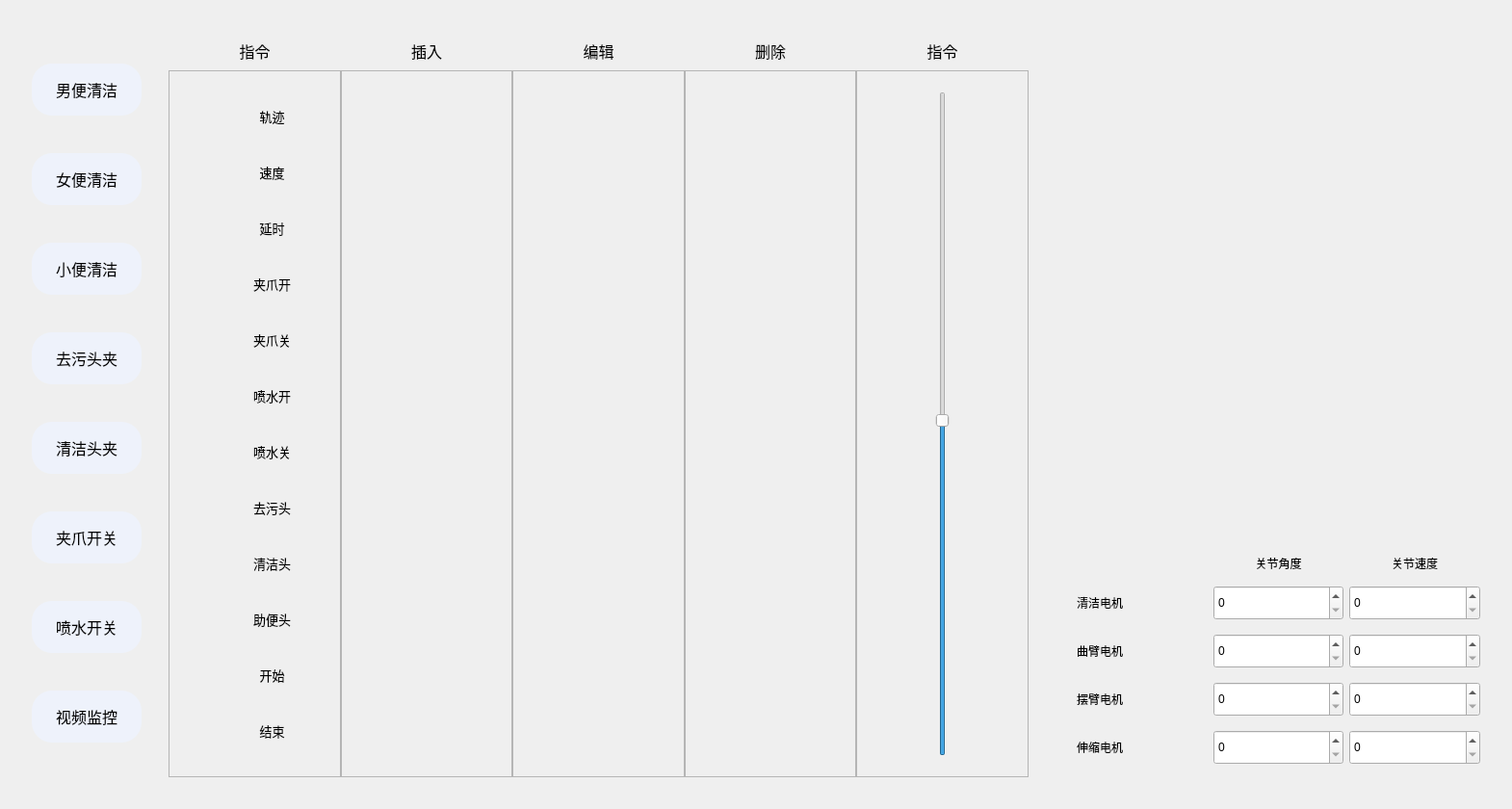
<?xml version="1.0" encoding="UTF-8"?>
<ui version="4.0">
 <class>IntellectArmViewClass</class>
 <widget class="QWidget" name="IntellectArmViewClass">
  <property name="geometry">
   <rect>
    <x>0</x>
    <y>0</y>
    <width>1570</width>
    <height>839</height>
   </rect>
  </property>
  <property name="windowTitle">
   <string>HomeView</string>
  </property>
  <layout class="QHBoxLayout" name="horizontalLayout" stretch="7,3">
   <item>
    <widget class="QWidget" name="widget_8" native="true">
     <property name="Style_Widget" stdset="0">
      <string>Style_White_Widget</string>
     </property>
     <layout class="QHBoxLayout" name="horizontalLayout_2">
      <item>
       <widget class="QWidget" name="widget" native="true">
        <property name="sizePolicy">
         <sizepolicy hsizetype="Fixed" vsizetype="Preferred">
          <horstretch>0</horstretch>
          <verstretch>0</verstretch>
         </sizepolicy>
        </property>
        <property name="font">
         <font>
          <pointsize>12</pointsize>
         </font>
        </property>
        <property name="styleSheet">
         <string notr="true">QAbstractButton {
	padding: 15px;
	padding-left: 25px;
	padding-right: 25px;
    border-radius: 21px;
    border: 0px solid #B5B5B5;
    background-color: #EEF2FB;
}</string>
        </property>
        <layout class="QVBoxLayout" name="verticalLayout">
         <item>
          <widget class="QPushButton" name="pushButton">
           <property name="sizePolicy">
            <sizepolicy hsizetype="Preferred" vsizetype="Fixed">
             <horstretch>0</horstretch>
             <verstretch>0</verstretch>
            </sizepolicy>
           </property>
           <property name="font">
            <font>
             <pointsize>12</pointsize>
            </font>
           </property>
           <property name="text">
            <string>男便清洁</string>
           </property>
          </widget>
         </item>
         <item>
          <widget class="QPushButton" name="pushButton_2">
           <property name="sizePolicy">
            <sizepolicy hsizetype="Preferred" vsizetype="Fixed">
             <horstretch>0</horstretch>
             <verstretch>0</verstretch>
            </sizepolicy>
           </property>
           <property name="font">
            <font>
             <pointsize>12</pointsize>
            </font>
           </property>
           <property name="text">
            <string>女便清洁</string>
           </property>
          </widget>
         </item>
         <item>
          <widget class="QPushButton" name="pushButton_3">
           <property name="sizePolicy">
            <sizepolicy hsizetype="Preferred" vsizetype="Fixed">
             <horstretch>0</horstretch>
             <verstretch>0</verstretch>
            </sizepolicy>
           </property>
           <property name="font">
            <font>
             <pointsize>12</pointsize>
            </font>
           </property>
           <property name="text">
            <string>小便清洁</string>
           </property>
          </widget>
         </item>
         <item>
          <widget class="QPushButton" name="pushButton_4">
           <property name="sizePolicy">
            <sizepolicy hsizetype="Preferred" vsizetype="Fixed">
             <horstretch>0</horstretch>
             <verstretch>0</verstretch>
            </sizepolicy>
           </property>
           <property name="font">
            <font>
             <pointsize>12</pointsize>
            </font>
           </property>
           <property name="text">
            <string>去污头夹</string>
           </property>
          </widget>
         </item>
         <item>
          <widget class="QPushButton" name="pushButton_8">
           <property name="sizePolicy">
            <sizepolicy hsizetype="Preferred" vsizetype="Fixed">
             <horstretch>0</horstretch>
             <verstretch>0</verstretch>
            </sizepolicy>
           </property>
           <property name="font">
            <font>
             <pointsize>12</pointsize>
            </font>
           </property>
           <property name="text">
            <string>清洁头夹</string>
           </property>
          </widget>
         </item>
         <item>
          <widget class="QPushButton" name="pushButton_5">
           <property name="sizePolicy">
            <sizepolicy hsizetype="Preferred" vsizetype="Fixed">
             <horstretch>0</horstretch>
             <verstretch>0</verstretch>
            </sizepolicy>
           </property>
           <property name="font">
            <font>
             <pointsize>12</pointsize>
            </font>
           </property>
           <property name="text">
            <string>夹爪开关</string>
           </property>
          </widget>
         </item>
         <item>
          <widget class="QPushButton" name="pushButton_6">
           <property name="sizePolicy">
            <sizepolicy hsizetype="Preferred" vsizetype="Fixed">
             <horstretch>0</horstretch>
             <verstretch>0</verstretch>
            </sizepolicy>
           </property>
           <property name="font">
            <font>
             <pointsize>12</pointsize>
            </font>
           </property>
           <property name="text">
            <string>喷水开关</string>
           </property>
          </widget>
         </item>
         <item>
          <widget class="QPushButton" name="pushButton_7">
           <property name="sizePolicy">
            <sizepolicy hsizetype="Preferred" vsizetype="Fixed">
             <horstretch>0</horstretch>
             <verstretch>0</verstretch>
            </sizepolicy>
           </property>
           <property name="font">
            <font>
             <pointsize>12</pointsize>
            </font>
           </property>
           <property name="text">
            <string>视频监控</string>
           </property>
          </widget>
         </item>
        </layout>
       </widget>
      </item>
      <item>
       <widget class="QWidget" name="widget_2" native="true">
        <property name="styleSheet">
         <string notr="true">QLabel[Style_Widget=&quot;Label&quot;] {
	padding: 10px;
	padding-left: 15px;
	padding-right: 15px;
    border-top-left-radius: 21px;
    border-top-right-radius: 21px;
    border: 1px solid #B5B5B5;
}

.QFrame {
	padding: 10px;
	padding-left: 15px;
	padding-right: 15px;
    border: 1px solid #B5B5B5;
}</string>
        </property>
        <layout class="QGridLayout" name="gridLayout">
         <property name="spacing">
          <number>0</number>
         </property>
         <item row="0" column="1">
          <widget class="QLabel" name="label_2">
           <property name="sizePolicy">
            <sizepolicy hsizetype="Preferred" vsizetype="Fixed">
             <horstretch>0</horstretch>
             <verstretch>0</verstretch>
            </sizepolicy>
           </property>
           <property name="minimumSize">
            <size>
             <width>0</width>
             <height>40</height>
            </size>
           </property>
           <property name="font">
            <font>
             <pointsize>12</pointsize>
            </font>
           </property>
           <property name="text">
            <string>插入</string>
           </property>
           <property name="alignment">
            <set>Qt::AlignCenter</set>
           </property>
           <property name="Style_Widget" stdset="0">
            <string>Label</string>
           </property>
          </widget>
         </item>
         <item row="0" column="3">
          <widget class="QLabel" name="label_5">
           <property name="sizePolicy">
            <sizepolicy hsizetype="Preferred" vsizetype="Fixed">
             <horstretch>0</horstretch>
             <verstretch>0</verstretch>
            </sizepolicy>
           </property>
           <property name="minimumSize">
            <size>
             <width>0</width>
             <height>40</height>
            </size>
           </property>
           <property name="font">
            <font>
             <pointsize>12</pointsize>
            </font>
           </property>
           <property name="text">
            <string>删除</string>
           </property>
           <property name="alignment">
            <set>Qt::AlignCenter</set>
           </property>
           <property name="Style_Widget" stdset="0">
            <string>Label</string>
           </property>
          </widget>
         </item>
         <item row="0" column="0">
          <widget class="QLabel" name="label">
           <property name="sizePolicy">
            <sizepolicy hsizetype="Preferred" vsizetype="Fixed">
             <horstretch>0</horstretch>
             <verstretch>0</verstretch>
            </sizepolicy>
           </property>
           <property name="minimumSize">
            <size>
             <width>0</width>
             <height>40</height>
            </size>
           </property>
           <property name="font">
            <font>
             <pointsize>12</pointsize>
            </font>
           </property>
           <property name="text">
            <string>指令</string>
           </property>
           <property name="alignment">
            <set>Qt::AlignCenter</set>
           </property>
           <property name="Style_Widget" stdset="0">
            <string>Label</string>
           </property>
          </widget>
         </item>
         <item row="0" column="2">
          <widget class="QLabel" name="label_3">
           <property name="sizePolicy">
            <sizepolicy hsizetype="Preferred" vsizetype="Fixed">
             <horstretch>0</horstretch>
             <verstretch>0</verstretch>
            </sizepolicy>
           </property>
           <property name="minimumSize">
            <size>
             <width>0</width>
             <height>40</height>
            </size>
           </property>
           <property name="font">
            <font>
             <pointsize>12</pointsize>
            </font>
           </property>
           <property name="text">
            <string>编辑</string>
           </property>
           <property name="alignment">
            <set>Qt::AlignCenter</set>
           </property>
           <property name="Style_Widget" stdset="0">
            <string>Label</string>
           </property>
          </widget>
         </item>
         <item row="0" column="4">
          <widget class="QLabel" name="label_4">
           <property name="sizePolicy">
            <sizepolicy hsizetype="Preferred" vsizetype="Fixed">
             <horstretch>0</horstretch>
             <verstretch>0</verstretch>
            </sizepolicy>
           </property>
           <property name="minimumSize">
            <size>
             <width>0</width>
             <height>40</height>
            </size>
           </property>
           <property name="font">
            <font>
             <pointsize>12</pointsize>
            </font>
           </property>
           <property name="text">
            <string>指令</string>
           </property>
           <property name="alignment">
            <set>Qt::AlignCenter</set>
           </property>
           <property name="Style_Widget" stdset="0">
            <string>Label</string>
           </property>
          </widget>
         </item>
         <item row="1" column="4">
          <widget class="QFrame" name="frame_7">
           <layout class="QHBoxLayout" name="horizontalLayout_3">
            <item>
             <widget class="QSlider" name="verticalSlider">
              <property name="value">
               <number>50</number>
              </property>
              <property name="orientation">
               <enum>Qt::Vertical</enum>
              </property>
             </widget>
            </item>
           </layout>
          </widget>
         </item>
         <item row="1" column="0">
          <widget class="QFrame" name="frame_3">
           <layout class="QVBoxLayout" name="verticalLayout_2">
            <item>
             <widget class="QWidget" name="widget_6" native="true">
              <property name="sizePolicy">
               <sizepolicy hsizetype="Preferred" vsizetype="Fixed">
                <horstretch>0</horstretch>
                <verstretch>0</verstretch>
               </sizepolicy>
              </property>
              <property name="styleSheet">
               <string notr="true">QWidget[Style_Widget=&quot;color&quot;] {
	border-radius:15px;
	background-color: rgb(76, 151, 255);
}</string>
              </property>
              <layout class="QHBoxLayout" name="horizontalLayout_4">
               <item>
                <widget class="QWidget" name="widget_7" native="true">
                 <property name="minimumSize">
                  <size>
                   <width>30</width>
                   <height>30</height>
                  </size>
                 </property>
                 <property name="maximumSize">
                  <size>
                   <width>30</width>
                   <height>30</height>
                  </size>
                 </property>
                 <property name="Style_Widget" stdset="0">
                  <string>color</string>
                 </property>
                </widget>
               </item>
               <item>
                <widget class="QLabel" name="label_11">
                 <property name="font">
                  <font>
                   <pointsize>10</pointsize>
                  </font>
                 </property>
                 <property name="text">
                  <string>轨迹</string>
                 </property>
                 <property name="alignment">
                  <set>Qt::AlignCenter</set>
                 </property>
                </widget>
               </item>
              </layout>
             </widget>
            </item>
            <item>
             <widget class="QWidget" name="widget_10" native="true">
              <property name="sizePolicy">
               <sizepolicy hsizetype="Preferred" vsizetype="Fixed">
                <horstretch>0</horstretch>
                <verstretch>0</verstretch>
               </sizepolicy>
              </property>
              <property name="styleSheet">
               <string notr="true">QWidget[Style_Widget=&quot;color&quot;] {
	border-radius:15px;
	background-color: rgb(76, 151, 255);
}</string>
              </property>
              <layout class="QHBoxLayout" name="horizontalLayout_5">
               <item>
                <widget class="QWidget" name="widget_11" native="true">
                 <property name="minimumSize">
                  <size>
                   <width>30</width>
                   <height>30</height>
                  </size>
                 </property>
                 <property name="maximumSize">
                  <size>
                   <width>30</width>
                   <height>30</height>
                  </size>
                 </property>
                 <property name="Style_Widget" stdset="0">
                  <string>color</string>
                 </property>
                </widget>
               </item>
               <item>
                <widget class="QLabel" name="label_13">
                 <property name="font">
                  <font>
                   <pointsize>10</pointsize>
                  </font>
                 </property>
                 <property name="text">
                  <string>速度</string>
                 </property>
                 <property name="alignment">
                  <set>Qt::AlignCenter</set>
                 </property>
                </widget>
               </item>
              </layout>
             </widget>
            </item>
            <item>
             <widget class="QWidget" name="widget_12" native="true">
              <property name="sizePolicy">
               <sizepolicy hsizetype="Preferred" vsizetype="Fixed">
                <horstretch>0</horstretch>
                <verstretch>0</verstretch>
               </sizepolicy>
              </property>
              <property name="styleSheet">
               <string notr="true">QWidget[Style_Widget=&quot;color&quot;] {
	border-radius:15px;
	background-color: rgb(76, 151, 255);
}</string>
              </property>
              <layout class="QHBoxLayout" name="horizontalLayout_6">
               <item>
                <widget class="QWidget" name="widget_13" native="true">
                 <property name="minimumSize">
                  <size>
                   <width>30</width>
                   <height>30</height>
                  </size>
                 </property>
                 <property name="maximumSize">
                  <size>
                   <width>30</width>
                   <height>30</height>
                  </size>
                 </property>
                 <property name="Style_Widget" stdset="0">
                  <string>color</string>
                 </property>
                </widget>
               </item>
               <item>
                <widget class="QLabel" name="label_14">
                 <property name="font">
                  <font>
                   <pointsize>10</pointsize>
                  </font>
                 </property>
                 <property name="text">
                  <string>延时</string>
                 </property>
                 <property name="alignment">
                  <set>Qt::AlignCenter</set>
                 </property>
                </widget>
               </item>
              </layout>
             </widget>
            </item>
            <item>
             <widget class="QWidget" name="widget_14" native="true">
              <property name="sizePolicy">
               <sizepolicy hsizetype="Preferred" vsizetype="Fixed">
                <horstretch>0</horstretch>
                <verstretch>0</verstretch>
               </sizepolicy>
              </property>
              <property name="styleSheet">
               <string notr="true">QWidget[Style_Widget=&quot;color&quot;] {
	border-radius:15px;
	background-color: rgb(76, 151, 255);
}</string>
              </property>
              <layout class="QHBoxLayout" name="horizontalLayout_7">
               <item>
                <widget class="QWidget" name="widget_15" native="true">
                 <property name="minimumSize">
                  <size>
                   <width>30</width>
                   <height>30</height>
                  </size>
                 </property>
                 <property name="maximumSize">
                  <size>
                   <width>30</width>
                   <height>30</height>
                  </size>
                 </property>
                 <property name="Style_Widget" stdset="0">
                  <string>color</string>
                 </property>
                </widget>
               </item>
               <item>
                <widget class="QLabel" name="label_15">
                 <property name="font">
                  <font>
                   <pointsize>10</pointsize>
                  </font>
                 </property>
                 <property name="text">
                  <string>夹爪开</string>
                 </property>
                 <property name="alignment">
                  <set>Qt::AlignCenter</set>
                 </property>
                </widget>
               </item>
              </layout>
             </widget>
            </item>
            <item>
             <widget class="QWidget" name="widget_16" native="true">
              <property name="sizePolicy">
               <sizepolicy hsizetype="Preferred" vsizetype="Fixed">
                <horstretch>0</horstretch>
                <verstretch>0</verstretch>
               </sizepolicy>
              </property>
              <property name="styleSheet">
               <string notr="true">QWidget[Style_Widget=&quot;color&quot;] {
	border-radius:15px;
	background-color: rgb(76, 151, 255);
}</string>
              </property>
              <layout class="QHBoxLayout" name="horizontalLayout_8">
               <item>
                <widget class="QWidget" name="widget_17" native="true">
                 <property name="minimumSize">
                  <size>
                   <width>30</width>
                   <height>30</height>
                  </size>
                 </property>
                 <property name="maximumSize">
                  <size>
                   <width>30</width>
                   <height>30</height>
                  </size>
                 </property>
                 <property name="Style_Widget" stdset="0">
                  <string>color</string>
                 </property>
                </widget>
               </item>
               <item>
                <widget class="QLabel" name="label_16">
                 <property name="font">
                  <font>
                   <pointsize>10</pointsize>
                  </font>
                 </property>
                 <property name="text">
                  <string>夹爪关</string>
                 </property>
                 <property name="alignment">
                  <set>Qt::AlignCenter</set>
                 </property>
                </widget>
               </item>
              </layout>
             </widget>
            </item>
            <item>
             <widget class="QWidget" name="widget_18" native="true">
              <property name="sizePolicy">
               <sizepolicy hsizetype="Preferred" vsizetype="Fixed">
                <horstretch>0</horstretch>
                <verstretch>0</verstretch>
               </sizepolicy>
              </property>
              <property name="styleSheet">
               <string notr="true">QWidget[Style_Widget=&quot;color&quot;] {
	border-radius:15px;
	background-color: rgb(76, 151, 255);
}</string>
              </property>
              <layout class="QHBoxLayout" name="horizontalLayout_9">
               <item>
                <widget class="QWidget" name="widget_19" native="true">
                 <property name="minimumSize">
                  <size>
                   <width>30</width>
                   <height>30</height>
                  </size>
                 </property>
                 <property name="maximumSize">
                  <size>
                   <width>30</width>
                   <height>30</height>
                  </size>
                 </property>
                 <property name="Style_Widget" stdset="0">
                  <string>color</string>
                 </property>
                </widget>
               </item>
               <item>
                <widget class="QLabel" name="label_17">
                 <property name="font">
                  <font>
                   <pointsize>10</pointsize>
                  </font>
                 </property>
                 <property name="text">
                  <string>喷水开</string>
                 </property>
                 <property name="alignment">
                  <set>Qt::AlignCenter</set>
                 </property>
                </widget>
               </item>
              </layout>
             </widget>
            </item>
            <item>
             <widget class="QWidget" name="widget_20" native="true">
              <property name="sizePolicy">
               <sizepolicy hsizetype="Preferred" vsizetype="Fixed">
                <horstretch>0</horstretch>
                <verstretch>0</verstretch>
               </sizepolicy>
              </property>
              <property name="styleSheet">
               <string notr="true">QWidget[Style_Widget=&quot;color&quot;] {
	border-radius:15px;
	background-color: rgb(76, 151, 255);
}</string>
              </property>
              <layout class="QHBoxLayout" name="horizontalLayout_10">
               <item>
                <widget class="QWidget" name="widget_21" native="true">
                 <property name="minimumSize">
                  <size>
                   <width>30</width>
                   <height>30</height>
                  </size>
                 </property>
                 <property name="maximumSize">
                  <size>
                   <width>30</width>
                   <height>30</height>
                  </size>
                 </property>
                 <property name="Style_Widget" stdset="0">
                  <string>color</string>
                 </property>
                </widget>
               </item>
               <item>
                <widget class="QLabel" name="label_18">
                 <property name="font">
                  <font>
                   <pointsize>10</pointsize>
                  </font>
                 </property>
                 <property name="text">
                  <string>喷水关</string>
                 </property>
                 <property name="alignment">
                  <set>Qt::AlignCenter</set>
                 </property>
                </widget>
               </item>
              </layout>
             </widget>
            </item>
            <item>
             <widget class="QWidget" name="widget_22" native="true">
              <property name="sizePolicy">
               <sizepolicy hsizetype="Preferred" vsizetype="Fixed">
                <horstretch>0</horstretch>
                <verstretch>0</verstretch>
               </sizepolicy>
              </property>
              <property name="styleSheet">
               <string notr="true">QWidget[Style_Widget=&quot;color&quot;] {
	border-radius:15px;
	background-color: rgb(76, 151, 255);
}</string>
              </property>
              <layout class="QHBoxLayout" name="horizontalLayout_11">
               <item>
                <widget class="QWidget" name="widget_23" native="true">
                 <property name="minimumSize">
                  <size>
                   <width>30</width>
                   <height>30</height>
                  </size>
                 </property>
                 <property name="maximumSize">
                  <size>
                   <width>30</width>
                   <height>30</height>
                  </size>
                 </property>
                 <property name="Style_Widget" stdset="0">
                  <string>color</string>
                 </property>
                </widget>
               </item>
               <item>
                <widget class="QLabel" name="label_19">
                 <property name="font">
                  <font>
                   <pointsize>10</pointsize>
                  </font>
                 </property>
                 <property name="text">
                  <string>去污头</string>
                 </property>
                 <property name="alignment">
                  <set>Qt::AlignCenter</set>
                 </property>
                </widget>
               </item>
              </layout>
             </widget>
            </item>
            <item>
             <widget class="QWidget" name="widget_24" native="true">
              <property name="sizePolicy">
               <sizepolicy hsizetype="Preferred" vsizetype="Fixed">
                <horstretch>0</horstretch>
                <verstretch>0</verstretch>
               </sizepolicy>
              </property>
              <property name="styleSheet">
               <string notr="true">QWidget[Style_Widget=&quot;color&quot;] {
	border-radius:15px;
	background-color: rgb(76, 151, 255);
}</string>
              </property>
              <layout class="QHBoxLayout" name="horizontalLayout_12">
               <item>
                <widget class="QWidget" name="widget_25" native="true">
                 <property name="minimumSize">
                  <size>
                   <width>30</width>
                   <height>30</height>
                  </size>
                 </property>
                 <property name="maximumSize">
                  <size>
                   <width>30</width>
                   <height>30</height>
                  </size>
                 </property>
                 <property name="Style_Widget" stdset="0">
                  <string>color</string>
                 </property>
                </widget>
               </item>
               <item>
                <widget class="QLabel" name="label_20">
                 <property name="font">
                  <font>
                   <pointsize>10</pointsize>
                  </font>
                 </property>
                 <property name="text">
                  <string>清洁头</string>
                 </property>
                 <property name="alignment">
                  <set>Qt::AlignCenter</set>
                 </property>
                </widget>
               </item>
              </layout>
             </widget>
            </item>
            <item>
             <widget class="QWidget" name="widget_26" native="true">
              <property name="sizePolicy">
               <sizepolicy hsizetype="Preferred" vsizetype="Fixed">
                <horstretch>0</horstretch>
                <verstretch>0</verstretch>
               </sizepolicy>
              </property>
              <property name="styleSheet">
               <string notr="true">QWidget[Style_Widget=&quot;color&quot;] {
	border-radius:15px;
	background-color: rgb(76, 151, 255);
}</string>
              </property>
              <layout class="QHBoxLayout" name="horizontalLayout_13">
               <item>
                <widget class="QWidget" name="widget_27" native="true">
                 <property name="minimumSize">
                  <size>
                   <width>30</width>
                   <height>30</height>
                  </size>
                 </property>
                 <property name="maximumSize">
                  <size>
                   <width>30</width>
                   <height>30</height>
                  </size>
                 </property>
                 <property name="Style_Widget" stdset="0">
                  <string>color</string>
                 </property>
                </widget>
               </item>
               <item>
                <widget class="QLabel" name="label_21">
                 <property name="font">
                  <font>
                   <pointsize>10</pointsize>
                  </font>
                 </property>
                 <property name="text">
                  <string>助便头</string>
                 </property>
                 <property name="alignment">
                  <set>Qt::AlignCenter</set>
                 </property>
                </widget>
               </item>
              </layout>
             </widget>
            </item>
            <item>
             <widget class="QWidget" name="widget_28" native="true">
              <property name="sizePolicy">
               <sizepolicy hsizetype="Preferred" vsizetype="Fixed">
                <horstretch>0</horstretch>
                <verstretch>0</verstretch>
               </sizepolicy>
              </property>
              <property name="styleSheet">
               <string notr="true">QWidget[Style_Widget=&quot;color&quot;] {
	border-radius:15px;
	background-color: rgb(76, 151, 255);
}</string>
              </property>
              <layout class="QHBoxLayout" name="horizontalLayout_14">
               <item>
                <widget class="QWidget" name="widget_29" native="true">
                 <property name="minimumSize">
                  <size>
                   <width>30</width>
                   <height>30</height>
                  </size>
                 </property>
                 <property name="maximumSize">
                  <size>
                   <width>30</width>
                   <height>30</height>
                  </size>
                 </property>
                 <property name="Style_Widget" stdset="0">
                  <string>color</string>
                 </property>
                </widget>
               </item>
               <item>
                <widget class="QLabel" name="label_22">
                 <property name="font">
                  <font>
                   <pointsize>10</pointsize>
                  </font>
                 </property>
                 <property name="text">
                  <string>开始</string>
                 </property>
                 <property name="alignment">
                  <set>Qt::AlignCenter</set>
                 </property>
                </widget>
               </item>
              </layout>
             </widget>
            </item>
            <item>
             <widget class="QWidget" name="widget_30" native="true">
              <property name="sizePolicy">
               <sizepolicy hsizetype="Preferred" vsizetype="Fixed">
                <horstretch>0</horstretch>
                <verstretch>0</verstretch>
               </sizepolicy>
              </property>
              <property name="styleSheet">
               <string notr="true">QWidget[Style_Widget=&quot;color&quot;] {
	border-radius:15px;
	background-color: rgb(76, 151, 255);
}</string>
              </property>
              <layout class="QHBoxLayout" name="horizontalLayout_15">
               <item>
                <widget class="QWidget" name="widget_31" native="true">
                 <property name="minimumSize">
                  <size>
                   <width>30</width>
                   <height>30</height>
                  </size>
                 </property>
                 <property name="maximumSize">
                  <size>
                   <width>30</width>
                   <height>30</height>
                  </size>
                 </property>
                 <property name="Style_Widget" stdset="0">
                  <string>color</string>
                 </property>
                </widget>
               </item>
               <item>
                <widget class="QLabel" name="label_23">
                 <property name="font">
                  <font>
                   <pointsize>10</pointsize>
                  </font>
                 </property>
                 <property name="text">
                  <string>结束</string>
                 </property>
                 <property name="alignment">
                  <set>Qt::AlignCenter</set>
                 </property>
                </widget>
               </item>
              </layout>
             </widget>
            </item>
            <item>
             <spacer name="verticalSpacer">
              <property name="orientation">
               <enum>Qt::Vertical</enum>
              </property>
              <property name="sizeHint" stdset="0">
               <size>
                <width>20</width>
                <height>40</height>
               </size>
              </property>
             </spacer>
            </item>
           </layout>
          </widget>
         </item>
         <item row="1" column="1">
          <widget class="QFrame" name="frame_4"/>
         </item>
         <item row="1" column="2">
          <widget class="QFrame" name="frame_5"/>
         </item>
         <item row="1" column="3">
          <widget class="QFrame" name="frame_6"/>
         </item>
        </layout>
       </widget>
      </item>
     </layout>
    </widget>
   </item>
   <item>
    <widget class="QWidget" name="widget_9" native="true">
     <property name="Style_Widget" stdset="0">
      <string>Style_White_Widget</string>
     </property>
     <layout class="QGridLayout" name="gridLayout_2">
      <item row="3" column="0" colspan="2">
       <widget class="QWidget" name="widget_5" native="true">
        <layout class="QGridLayout" name="gridLayout_3">
         <item row="0" column="3">
          <widget class="QLabel" name="label_7">
           <property name="sizePolicy">
            <sizepolicy hsizetype="Preferred" vsizetype="Fixed">
             <horstretch>0</horstretch>
             <verstretch>0</verstretch>
            </sizepolicy>
           </property>
           <property name="text">
            <string>关节速度</string>
           </property>
           <property name="alignment">
            <set>Qt::AlignCenter</set>
           </property>
          </widget>
         </item>
         <item row="2" column="0">
          <widget class="QLabel" name="label_10">
           <property name="text">
            <string>曲臂电机</string>
           </property>
          </widget>
         </item>
         <item row="3" column="0">
          <widget class="QLabel" name="label_12">
           <property name="text">
            <string>摆臂电机</string>
           </property>
          </widget>
         </item>
         <item row="1" column="0">
          <widget class="QLabel" name="label_8">
           <property name="text">
            <string>清洁电机</string>
           </property>
          </widget>
         </item>
         <item row="4" column="0">
          <widget class="QLabel" name="label_9">
           <property name="sizePolicy">
            <sizepolicy hsizetype="Preferred" vsizetype="Fixed">
             <horstretch>0</horstretch>
             <verstretch>0</verstretch>
            </sizepolicy>
           </property>
           <property name="text">
            <string>伸缩电机</string>
           </property>
          </widget>
         </item>
         <item row="0" column="1">
          <widget class="QLabel" name="label_6">
           <property name="sizePolicy">
            <sizepolicy hsizetype="Preferred" vsizetype="Fixed">
             <horstretch>0</horstretch>
             <verstretch>0</verstretch>
            </sizepolicy>
           </property>
           <property name="text">
            <string>关节角度</string>
           </property>
           <property name="alignment">
            <set>Qt::AlignCenter</set>
           </property>
          </widget>
         </item>
         <item row="3" column="3">
          <widget class="QSpinBox" name="spinBox_6">
           <property name="minimumSize">
            <size>
             <width>0</width>
             <height>36</height>
            </size>
           </property>
          </widget>
         </item>
         <item row="1" column="3">
          <widget class="QSpinBox" name="spinBox_4">
           <property name="minimumSize">
            <size>
             <width>0</width>
             <height>36</height>
            </size>
           </property>
          </widget>
         </item>
         <item row="2" column="3">
          <widget class="QSpinBox" name="spinBox_5">
           <property name="minimumSize">
            <size>
             <width>0</width>
             <height>36</height>
            </size>
           </property>
          </widget>
         </item>
         <item row="3" column="1">
          <widget class="QSpinBox" name="spinBox_3">
           <property name="minimumSize">
            <size>
             <width>0</width>
             <height>36</height>
            </size>
           </property>
          </widget>
         </item>
         <item row="1" column="1">
          <widget class="QSpinBox" name="spinBox">
           <property name="minimumSize">
            <size>
             <width>0</width>
             <height>36</height>
            </size>
           </property>
          </widget>
         </item>
         <item row="2" column="1">
          <widget class="QSpinBox" name="spinBox_2">
           <property name="minimumSize">
            <size>
             <width>0</width>
             <height>36</height>
            </size>
           </property>
          </widget>
         </item>
         <item row="4" column="3">
          <widget class="QSpinBox" name="spinBox_7">
           <property name="minimumSize">
            <size>
             <width>0</width>
             <height>36</height>
            </size>
           </property>
          </widget>
         </item>
         <item row="4" column="1">
          <widget class="QSpinBox" name="spinBox_8">
           <property name="minimumSize">
            <size>
             <width>0</width>
             <height>36</height>
            </size>
           </property>
          </widget>
         </item>
        </layout>
       </widget>
      </item>
      <item row="2" column="0" colspan="2">
       <widget class="PixmapWidget" name="widget_4" native="true"/>
      </item>
      <item row="1" column="0" colspan="2">
       <widget class="PixmapWidget" name="widget_3" native="true"/>
      </item>
     </layout>
    </widget>
   </item>
  </layout>
 </widget>
 <layoutdefault spacing="6" margin="11"/>
 <customwidgets>
  <customwidget>
   <class>PixmapWidget</class>
   <extends>QWidget</extends>
   <header>Component/PixmapWidget/PixmapWidget.h</header>
   <container>1</container>
  </customwidget>
 </customwidgets>
 <resources>
  <include location="../../../resources/QtIntellectNurse.qrc"/>
 </resources>
 <connections/>
</ui>
